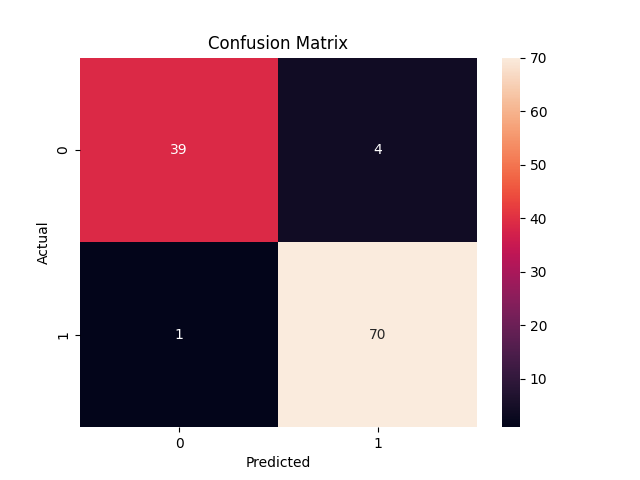

Recreate this plot in Python.
from sklearn.datasets import load_breast_cancer
from sklearn.model_selection import train_test_split
from sklearn.linear_model import LogisticRegression
from sklearn.metrics import (accuracy_score, precision_score, recall_score, f1_score, confusion_matrix, roc_auc_score)
import seaborn as sns
import matplotlib.pyplot as plt

# Dataset
data = load_breast_cancer()
X = data.data
y = data.target

# Split
X_train, X_test, y_train, y_test = train_test_split(X, y, test_size=0.2, random_state=42)

# Modello
model = LogisticRegression(max_iter=1000)
model.fit(X_train, y_train)

# Predizioni
y_pred = model.predict(X_test)
y_pred_proba = model.predict_proba(X_test)[:, 1]

# Metriche
print("Accuracy:", accuracy_score(y_test, y_pred))
print("Precision:", precision_score(y_test, y_pred))
print("Recall:", recall_score(y_test, y_pred))
print("F1 Score:", f1_score(y_test, y_pred))
print("ROC AUC:", roc_auc_score(y_test, y_pred_proba))

# Matrice di Confusione
cm = confusion_matrix(y_test, y_pred)
sns.heatmap(cm, annot=True, fmt='d')
plt.xlabel('Predicted')
plt.ylabel('Actual')
plt.title('Confusion Matrix')
plt.show()
